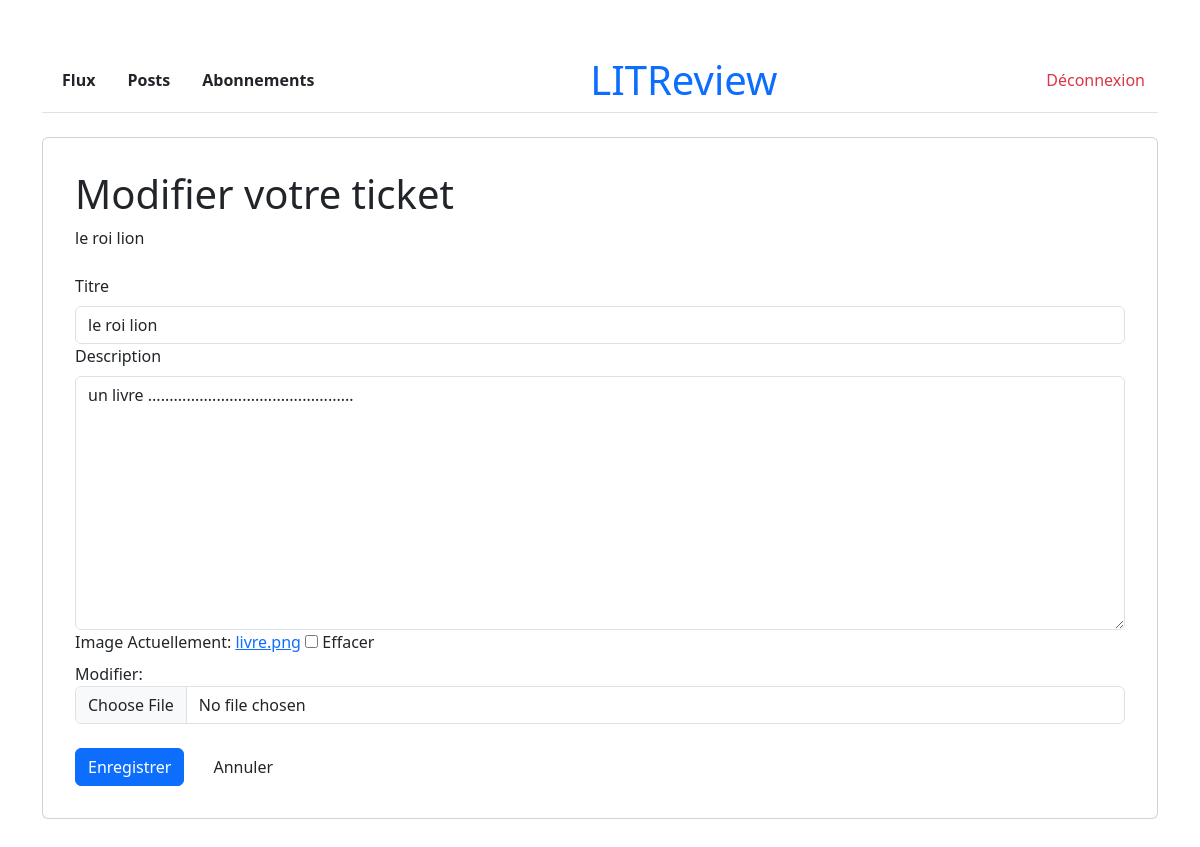
The page /ticket/31/edit/ (signed in) on the database its author committed.
### reviews/models.py (models this page shows, shortened)
class Ticket(models.Model):
    title = models.CharField(max_length=128, verbose_name="Titre")
    description = models.TextField(
        max_length=2048, blank=True, verbose_name="Description"
        )
    user = models.ForeignKey(
        to=settings.AUTH_USER_MODEL,
        on_delete=models.CASCADE,
        verbose_name="Auteur"
        )
    image = models.ImageField(null=True, blank=True, verbose_name="Image")
    time_created = models.DateTimeField(
        auto_now_add=True, verbose_name="Date de création"
        )
    class Meta:
        ordering = ['-time_created']
        verbose_name = "Ticket"

### reviews/views.py (the view)
@login_required
def edit_ticket_view(request, ticket_id):
    ticket = get_object_or_404(Ticket, id=ticket_id)
    if ticket.user != request.user:
        return HttpResponseForbidden(
            "Vous n'avez pas la permission de modifier ce ticket.")
    if request.method == 'POST':
        form = TicketForm(request.POST,
                          request.FILES,
                          instance=ticket
                          )
        if form.is_valid():
            form.save()
            messages.success(request,
                             "Votre ticket a été modifié avec succès !"
                             )
            return redirect('posts')
        else:
            messages.error(request,
                           "Erreur lors de la modification du ticket."
                           )
    else:
        form = TicketForm(instance=ticket)
    return render(request,
                  'reviews/edit_ticket.html',
                  {'form': form, 'ticket': ticket
                   })

### reviews/forms.py
class TicketForm(forms.ModelForm):
    class Meta:
        model = Ticket
        fields = ['title', 'description', 'image']
        widgets = {
            'description': forms.Textarea(attrs={'class': 'form-control'}),
            'title': forms.TextInput(attrs={'class': 'form-control'}),
            'image': forms.ClearableFileInput(attrs={'class': 'form-control'}),
        }

### reviews/templates/reviews/edit_ticket.html (shortened to what this page needs)
{% extends 'reviews/base.html' %}
{% block content %}
<div class="container-narrow">
    <div class="card" style="padding: 32px;">
        <h1 style="margin-bottom: 8px;">
             Modifier votre ticket
        </h1>
        <p style="margin-bottom: 24px;">
            {{ ticket.title }}
        </p>
        <form method="post" enctype="multipart/form-data" novalidate>
            {% for field in form %}
            <div class="form-group">
                <label for="{{ field.id_for_label }}" class="form-label">
                    {{ field.label }}
                </label>
                {{ field }}
            </div>
            {% endfor %}
            <div style="display: flex; gap: 16px; margin-top: 24px;">
                <button type="submit" class="btn btn-primary">Enregistrer</button>
                <a href="{% url 'posts' %}" class="btn btn-outline">Annuler</a>
            </div>
        </form>
    </div>
</div>
{% endblock %}

### rows shown on the page
Ticket: title "le roi lion", form "le roi lion" "un livre ................................................"

### other values the page prints
{{ field.label }} "Titre" "Description" "Image"
